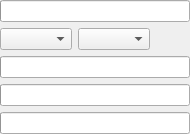
<?xml version="1.0" encoding="UTF-8"?>
<ui version="4.0">
 <class>BlackWhiteForm</class>
 <widget class="QWidget" name="BlackWhiteForm">
  <property name="geometry">
   <rect>
    <x>0</x>
    <y>0</y>
    <width>154</width>
    <height>128</height>
   </rect>
  </property>
  <layout class="QVBoxLayout" name="MainLayout">
   <property name="spacing">
    <number>6</number>
   </property>
   <property name="sizeConstraint">
    <enum>QLayout::SetDefaultConstraint</enum>
   </property>
   <property name="leftMargin">
    <number>0</number>
   </property>
   <property name="topMargin">
    <number>0</number>
   </property>
   <property name="rightMargin">
    <number>0</number>
   </property>
   <property name="bottomMargin">
    <number>0</number>
   </property>
   <item>
    <widget class="ptInput" name="Opacity"/>
   </item>
   <item>
    <widget class="QWidget" name="widget" native="true">
     <layout class="QHBoxLayout" name="horizontalLayout">
      <property name="sizeConstraint">
       <enum>QLayout::SetFixedSize</enum>
      </property>
      <property name="leftMargin">
       <number>0</number>
      </property>
      <property name="topMargin">
       <number>0</number>
      </property>
      <property name="rightMargin">
       <number>0</number>
      </property>
      <property name="bottomMargin">
       <number>0</number>
      </property>
      <item>
       <widget class="ptChoice" name="FilmType"/>
      </item>
      <item>
       <widget class="ptChoice" name="ColorFilterType"/>
      </item>
      <item>
       <spacer name="horizontalSpacer">
        <property name="orientation">
         <enum>Qt::Horizontal</enum>
        </property>
        <property name="sizeHint" stdset="0">
         <size>
          <width>40</width>
          <height>20</height>
         </size>
        </property>
       </spacer>
      </item>
     </layout>
    </widget>
   </item>
   <item>
    <widget class="ptInput" name="MultRed"/>
   </item>
   <item>
    <widget class="ptInput" name="MultGreen"/>
   </item>
   <item>
    <widget class="ptInput" name="MultBlue"/>
   </item>
  </layout>
 </widget>
 <customwidgets>
  <customwidget>
   <class>ptInput</class>
   <extends>QProgressBar</extends>
   <header>ptInput.h</header>
  </customwidget>
  <customwidget>
   <class>ptChoice</class>
   <extends>QComboBox</extends>
   <header>ptChoice.h</header>
  </customwidget>
 </customwidgets>
 <resources/>
 <connections/>
</ui>
